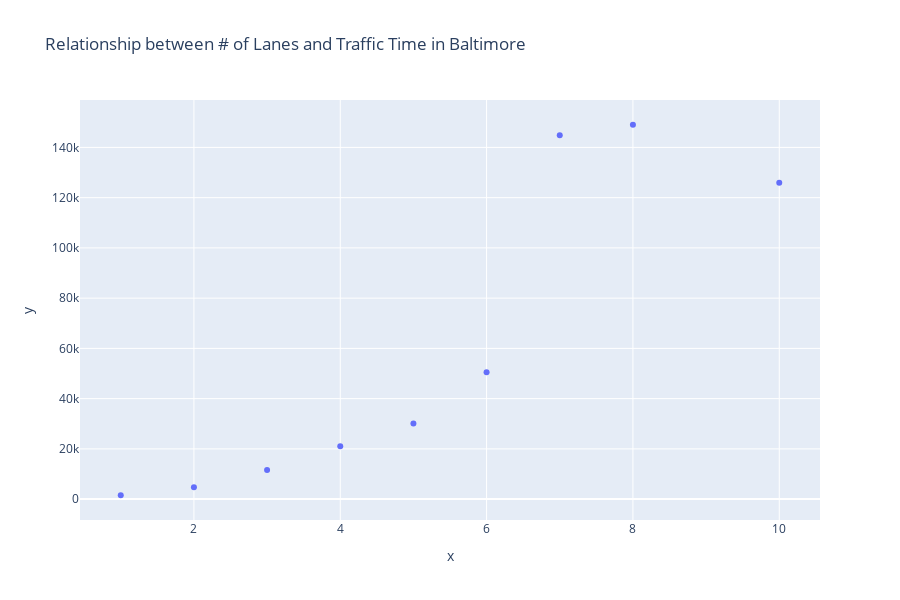

Write notebook code for a chart like this one.
### Markdown cell above
# Build a Data Visualization with Plotly

### Code cell
# Made a Plotly scatter plot against number of lanes (X-axis), and (Y-axis) 
# This will allow us to understand the initial relationship between number of lanes and traffic 
fig = px.scatter( x = num, y = traff, title = "Relationship between # of Lanes and Traffic Time in Baltimore"
                ,labels = {'NUM_LANES' : 'Number of Lanes', 'AADT': 'Traffic Time (Annual)'})
fig.show()

### Figure 1 — Plotly figure (JSON) as saved in the notebook; plotly's stock layout.template omitted (floating-point values rounded to 4 significant figures)
{"data": [{"hoverlabel": {"namelength": 0}, "hovertemplate": "x=%{x}<br>y=%{y}", "legendgroup": "", "marker": {"color": "#636efa", "symbol": "circle"}, "mode": "markers", "name": "", "showlegend": false, "type": "scatter", "x": ["1", "10", "2", "24999MU01690  01WW**************", "24999MU01695  01WW**************", "3", "4", "5", "6", "7", "8"], "xaxis": "x", "y": [1542.0, 125930, 4677.0, 5565, 6375, 11580.0, 21070.0, 30090.0, 50550.0, 144800, 149000.0], "yaxis": "y"}], "layout": {"height": 600, "legend": {"tracegroupgap": 0}, "title": {"text": "Relationship between # of Lanes and Traffic Time in Baltimore"}, "xaxis": {"anchor": "y", "domain": [0, 1], "title": {"text": "x"}}, "yaxis": {"anchor": "x", "domain": [0, 1], "title": {"text": "y"}}}}
